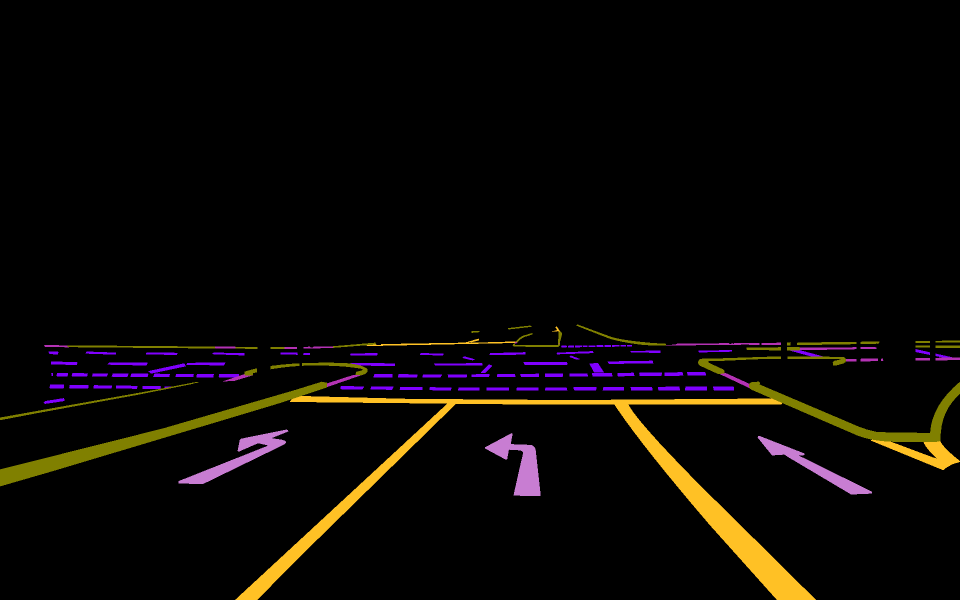
#> input picture newINPUT.png, 1920 x 1200 px, found by its file name (shown at 1/2 size)
$ python stopline.py   (Python 2 division)
#> lines starting #> are read from the running program, lines starting #| are printed output that depends on the picture; after the words box and inside, x2 and y2 are one past the last pixel; in counts of white or black regions, pixels touching at a corner belong together
'''
#======= DESCRIPTION =======

This is only a test program for stop and lane line detection so a local image will be used as the input.
Normal method for extracting lane lines using canny edge detection and hough transform is used.
The roadlines that are not inside the drivable surface based on segmentation are removed from the ROI.
The stop lines and lane lines are then separated into different colours.

To Use:
1) Set fileName to the name of the image being transformed.
2) Ensure the image and this file are in the same folder.
3) Run the program.

'''

import cv2
import numpy as np
import math

mean_height = 0
mean_width = 0


#======= Helper Functions =======

def selectROI(edges):
	height, width = edges.shape
	mask = np.zeros_like(edges)

	polygon = np.array([[
        (0, height * 3 / 16),  #(0, height * 9 / 16),
        (width, height * 6 / 16), #(width, height * 9 / 16),
        (width, height),
        (0, height),
    	]], np.int32)

    	cv2.fillPoly(mask, polygon, 255)
    	cropped_edges = cv2.bitwise_and(edges, mask)

	return cropped_edges


#Separate lane into lane and stop lane
#If a detected lane is orthorgonal to stop lane, then
#Check if image is loaded fine
#we find edges
#======= Main =======


frame = cv2.imread('/home/celene/git_workspace/Stop-Line-Detection-and-Tracking/newINPUT.png')
#> frame is the input picture: shape (1200, 1920, 3); mean B, G, R 4.5, 6.8, 9.8
scale_percent = 25 # percent of original size
width = int(frame.shape[1] * scale_percent / 100)
#> width = 480
height = int(frame.shape[0] * scale_percent / 100)
#> height = 300
dim = (width, height)
#> dim = (480, 300)

frame = cv2.resize(frame, dim, interpolation = cv2.INTER_AREA)
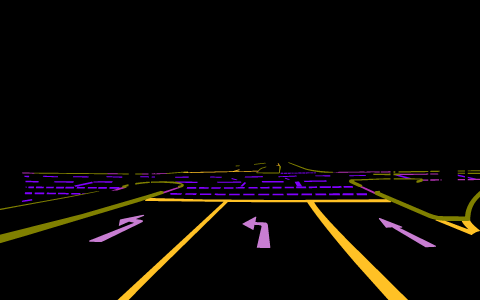
#> frame: shape (300, 480, 3); mean B, G, R 4.5, 6.8, 9.8
#hsv = cv2.cvtColor(frame, cv2.COLOR_BGR2HSV)

#Instead of filtering for the yellow lanes
#Better to filter out the black background

lower_lane = np.array([20, 190, 250])
upper_lane = np.array([40, 220, 255])
mask = cv2.inRange(frame, lower_lane, upper_lane)
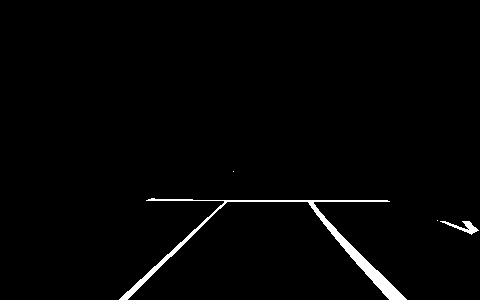
#> mask: shape (300, 480); 1.6% white; 4 white regions (2 under 20 px), largest, box (x1, y1, x2, y2) and area: (119, 198, 407, 300) 2181, (440, 221, 479, 235) 183
#edges = cv2.Canny(mask, 100, 400)

#focus_edges = selectROI(edges)
lines = cv2.HoughLinesP(mask,1,np.pi/180,80,minLineLength=100,maxLineGap=30)
#> lines = [[146, 200, 387, 200], [225, 201, 389, 201], [121, 299, 225, 202]]

#Detecting Edges
blocksize = 2
aperturesize = 3
corner = cv2.cornerHarris(mask, blocksize, aperturesize, 0.04)
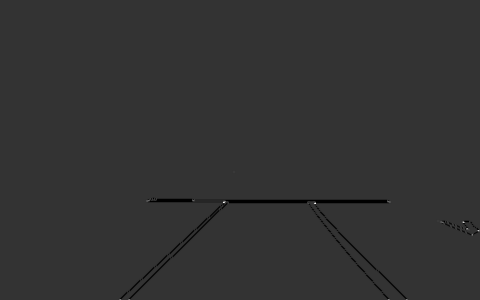
#> corner: shape (300, 480) float32; min -0.04, max 0.16, mean -0.000361; drawn with min black and max white


#Normalizing
corner_norm = np.empty(corner.shape, dtype = np.float32)
cv2.normalize(corner, corner_norm, alpha = 0, beta = 255, norm_type=cv2.NORM_MINMAX)
corner_norm_scaled = cv2.convertScaleAbs(corner_norm)


try:#for real time in case no lines detected
	for line in lines:
		x1,y1,x2,y2 = line[0]
		theta = line[0][1]-360
		print(theta)
		if theta > 150 or theta < 50:
		#if theta > np.pi/180 * 170 or theta < np.pi/180 * 10: #vertical lines
			cv2.line(frame,(x1,y1),(x2,y2),(0,255,0),2)
		elif theta > 10 and theta < 170:
		#elif theta > np.pi/180 * 20 and theta < np.pi/180 * 160: #horizontal lines
			cv2.line(frame,(x1,y1),(x2,y2),(255,0,0),2)
#> this loop made 3 passes
#> (line, x1, y1, x2, theta) on passes 1 to 3: ([[146, 200, 387, 200]], 146, 200, 387, -160), ([[225, 201, 389, 201]], 225, 201, 389, -159), ([[121, 299, 225, 202]], 121, 299, 225, -61)
#| -160
#| -159
#| -61
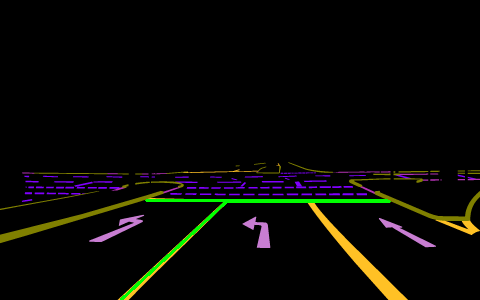
#> frame: shape (300, 480, 3); 0.94% of pixels changed, all inside (x1, y1, x2, y2) = (120, 199, 391, 300)
except:
	pass


#Drawing circle around edges
for i in range(corner_norm.shape[0]):
	for j in range(corner_norm_scaled.shape[1]):
		if int(corner_norm[i,j]) > 200:
			#cv2.circle(corner_norm_scaled,(j,i),5,(0),2)
			cv2.circle(corner_norm_scaled,(j,i), 15, (0,0,255), 2)
			cv2.circle(frame,(j,i), 15, (0,0,255), 2)
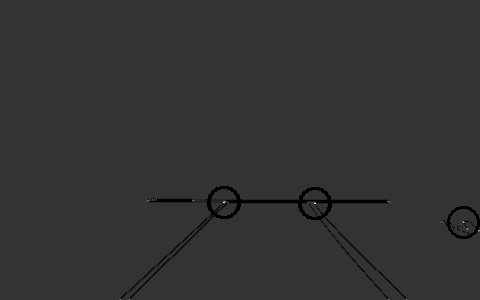
#> corner_norm_scaled: shape (300, 480); min 0, max 255, mean 50.2
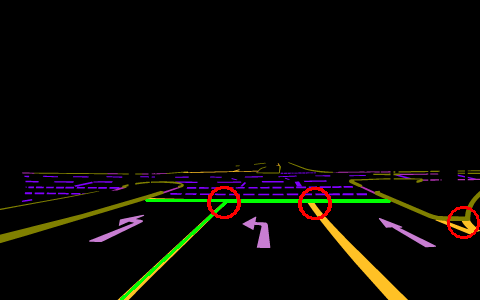
#> frame: shape (300, 480, 3); 0.67% of pixels changed, all inside (x1, y1, x2, y2) = (207, 186, 480, 239)
# Separate into stop lines and lane lines.


# Dashed Lines


#Put this into local directory instead of
cv2.imwrite('/home/celene/git_workspace/Stop-Line-Detection-and-Tracking/result.jpg',frame)
#cv2.imshow('hsv', hsv)
cv2.imshow('mask', mask)
#cv2.imshow('canny', edges)
cv2.imshow('output', frame)
cv2.imshow('corners', corner_norm_scaled)
cv2.waitKey(50000)
#cv2.imwrite('/home/celene/git_workspace/Stop-Line-Detection-and-Tracking/output.jpg',frame)


print("Program Ends")
